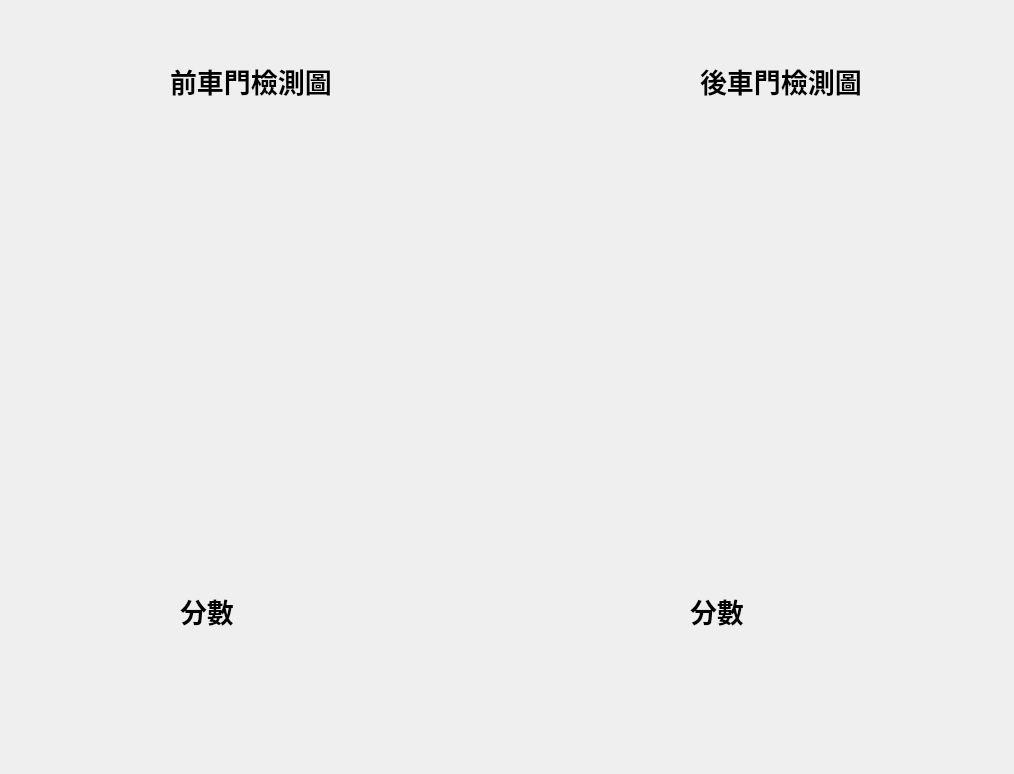
<?xml version="1.0" encoding="UTF-8"?>
<ui version="4.0">
 <class>MainWindow</class>
 <widget class="QMainWindow" name="MainWindow">
  <property name="geometry">
   <rect>
    <x>0</x>
    <y>0</y>
    <width>1014</width>
    <height>774</height>
   </rect>
  </property>
  <property name="windowTitle">
   <string>MainWindow</string>
  </property>
  <widget class="QWidget" name="centralwidget">
   <widget class="QLabel" name="label">
    <property name="geometry">
     <rect>
      <x>170</x>
      <y>60</y>
      <width>161</width>
      <height>41</height>
     </rect>
    </property>
    <property name="font">
     <font>
      <family>微軟正黑體</family>
      <pointsize>20</pointsize>
      <weight>75</weight>
      <bold>true</bold>
     </font>
    </property>
    <property name="text">
     <string>前車門檢測圖</string>
    </property>
   </widget>
   <widget class="QLabel" name="label_2">
    <property name="geometry">
     <rect>
      <x>700</x>
      <y>60</y>
      <width>161</width>
      <height>41</height>
     </rect>
    </property>
    <property name="font">
     <font>
      <family>微軟正黑體</family>
      <pointsize>20</pointsize>
      <weight>75</weight>
      <bold>true</bold>
     </font>
    </property>
    <property name="text">
     <string>後車門檢測圖</string>
    </property>
   </widget>
   <widget class="QLabel" name="label_3">
    <property name="geometry">
     <rect>
      <x>40</x>
      <y>170</y>
      <width>401</width>
      <height>351</height>
     </rect>
    </property>
    <property name="text">
     <string/>
    </property>
   </widget>
   <widget class="QLabel" name="label_4">
    <property name="geometry">
     <rect>
      <x>580</x>
      <y>170</y>
      <width>401</width>
      <height>351</height>
     </rect>
    </property>
    <property name="text">
     <string/>
    </property>
   </widget>
   <widget class="QLabel" name="label_5">
    <property name="geometry">
     <rect>
      <x>690</x>
      <y>590</y>
      <width>271</width>
      <height>41</height>
     </rect>
    </property>
    <property name="font">
     <font>
      <family>微軟正黑體</family>
      <pointsize>20</pointsize>
      <weight>75</weight>
      <bold>true</bold>
     </font>
    </property>
    <property name="text">
     <string>分數</string>
    </property>
   </widget>
   <widget class="QLabel" name="label_6">
    <property name="geometry">
     <rect>
      <x>180</x>
      <y>590</y>
      <width>291</width>
      <height>41</height>
     </rect>
    </property>
    <property name="font">
     <font>
      <family>微軟正黑體</family>
      <pointsize>20</pointsize>
      <weight>75</weight>
      <bold>true</bold>
     </font>
    </property>
    <property name="text">
     <string>分數</string>
    </property>
   </widget>
   <widget class="QLabel" name="label_7">
    <property name="geometry">
     <rect>
      <x>0</x>
      <y>0</y>
      <width>1011</width>
      <height>771</height>
     </rect>
    </property>
    <property name="text">
     <string/>
    </property>
    <property name="pixmap">
     <pixmap>../resource/background.jpg</pixmap>
    </property>
   </widget>
   <zorder>label_7</zorder>
   <zorder>label</zorder>
   <zorder>label_2</zorder>
   <zorder>label_3</zorder>
   <zorder>label_4</zorder>
   <zorder>label_5</zorder>
   <zorder>label_6</zorder>
  </widget>
 </widget>
 <resources/>
 <connections/>
</ui>
